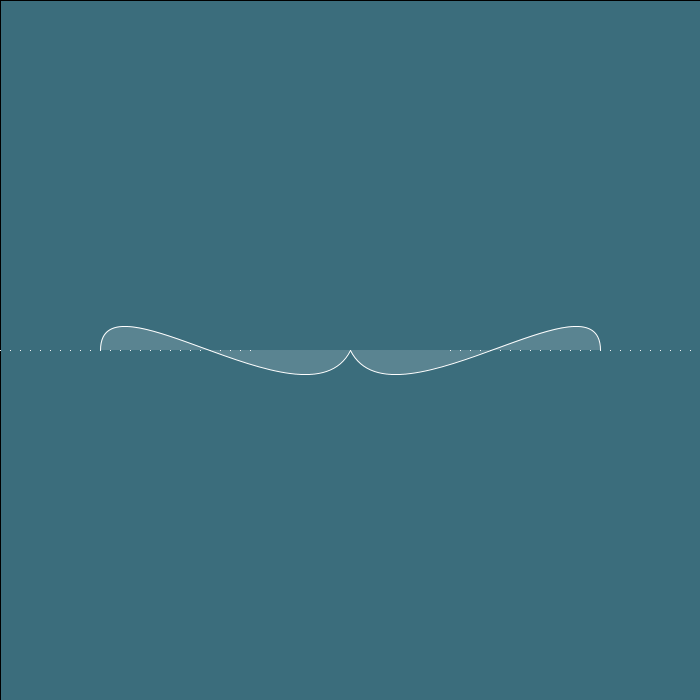
Frame 1 (no input)
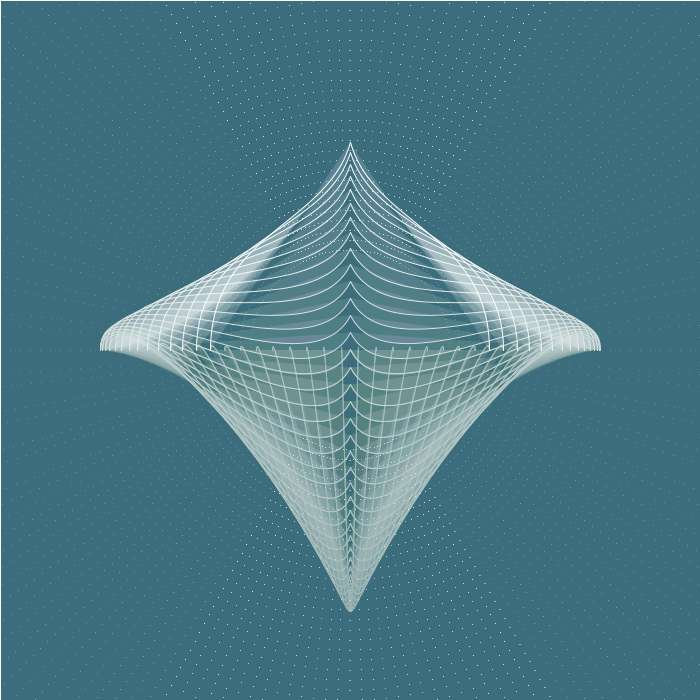
Frame 60 (the mouse pressed at the canvas centre just before this capture)
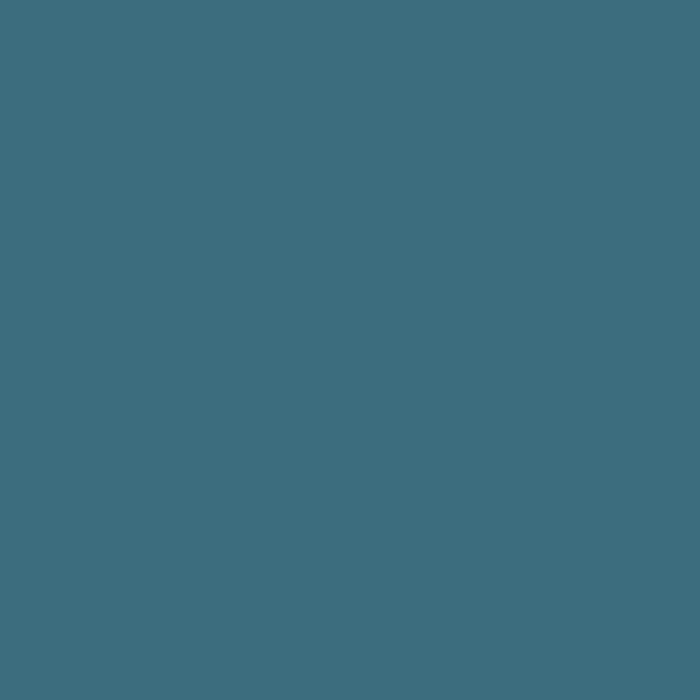
Frame 120 (the mouse held since frame 60 and released just before this capture)

The Processing sketch that drew these frames (run headless with seeded random() and noise(); from frame 60 on, the mouse is pressed at the canvas centre):

// Processing sketch: processing_56533
// ── processing_56533.pde

// TOPOGRAFIA ALGORITMICA
// ej2sem2
// MARTIN ZUMAYA
int vx = 1, vy = 1, cx, cy, i= 1;
float t = 0, r = 500, s= 0, k=1;
// _ _ _ _ _ _ _ _ _ _ _ _ _ _
// _ _ _ _ _SETUP _ _ _ _ _ _ _ _ _
void setup() {
  size(700, 700);
  smooth();
  frameRate(25);
  // colorMode(HSB,100); 
  background(59, 109, 124);
  cx = width/2;
  cy = height/2;
}
// _ _ _ _ _ _ _ _ _ _ _ _ _ _
// _ _ _ _ _DRAW _ _ _ _ _ _ _ _ _
void draw() {

  fill(59, 109, 124, 5);
  rect(0, 0, width, height);

  translate(width/2, height/2);
  //  vx = mouseX - pmouseX;
  //  vy = mouseY - pmouseY;

  for ( int i = 100; i < r; i +=10) {
    stroke(255, 255-100*sin(s));    
    fill(255, 40);
    point(i*cos(radians(s)), i*sin(radians(s)));
    point(-i*cos(radians(s)), -i*sin(radians(s)));
    point(-i*cos(radians(s)), i*sin(radians(s)));
    point(i*cos(radians(s)), -i*sin(radians(s)));
  }

  float x = r/2*cos(radians(vx*t));
  float y = r/2*sin(radians(vy*t));

  stroke(255);
  //  curve(-300, 0, x, 0, x, y/2, 300, 0);
  curve(0, -r, 0, y, x, 0, 0, r);
  //  curve(0, -r, 0, -y, -x, 0, 0, r);
  //  curve(0, -r, 0, -y, x, 0, 0, r);
  curve(0, -r, 0, y, -x, 0, 0, r);  

  //  curve(-100,0,0,-y,-x,0,100,0);

  //  line(x-150,y,-x+150,y);


  //  if( radians(t) <= 2*PI){
  //   save("capturas/img"+frameCount+".png"); 
  //  }

  t += 4;    
  s += 2;

  if (mousePressed == true) {
//    save("capturas/img"+frameCount+".png");
    background(59, 109, 124);
    vy += i*2;
  }
  if( vy >= 10 || vy <= -10){
   i *= -1; 
  }
}
// _ _ _ _ _ _ _ _ _ _ _ _ _ _
// _ _ _ _ _INTERACCION _ _ _ _ _ _ _ _ _
